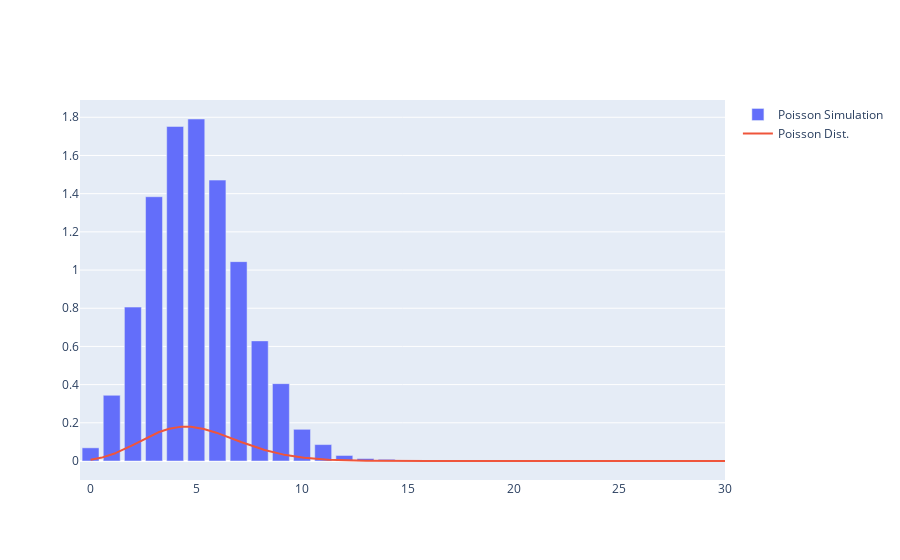

Notebook cell for this chart:
### Code cell
maxPoissonX = 30
precise = 1000
xList = np.linspace(0, maxPoissonX, precise)
yList = [poissonDist(x, l) for x in xList]

fig = go.Figure()
fig.add_trace(go.Bar(y=PoissonRVList[:maxPoissonX], name='Poisson Simulation'))
fig.add_trace(go.Scatter(x=xList, y=yList, mode='lines', name='Poisson Dist.'))
fig.show()

# fig.write_image("PoissonSimulationPlot.svg")

### Figure 1 — Plotly figure (JSON) as saved in the notebook; plotly's stock layout.template omitted (floating-point values rounded to 4 significant figures; data arrays with more than 128 entries replaced by an {"elided": "..."} marker saying what was removed)
{"data": [{"name": "Poisson Simulation", "type": "bar", "y": [0.069, 0.344, 0.806, 1.384, 1.752, 1.791, 1.471, 1.044, 0.629, 0.405, 0.166, 0.086, 0.029, 0.013, 0.009, 0.002, 0, 0, 0, 0, 0, 0, 0, 0, 0, 0, 0, 0, 0, 0]}, {"mode": "lines", "name": "Poisson Dist.", "type": "scatter", "x": {"elided": "1000 float values"}, "y": {"elided": "1000 float values"}}], "layout": {}}
